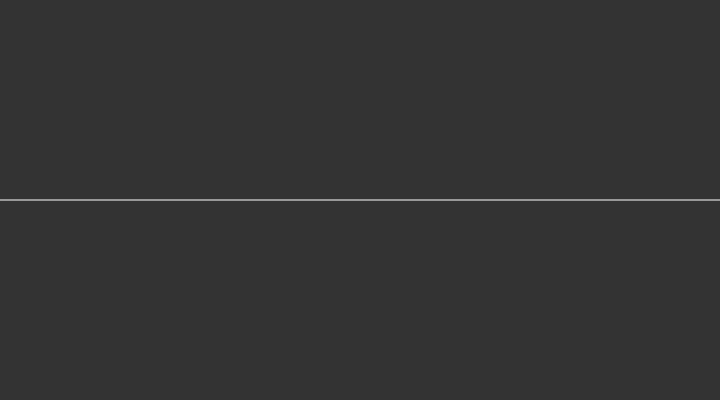
Frame 1 (no input)
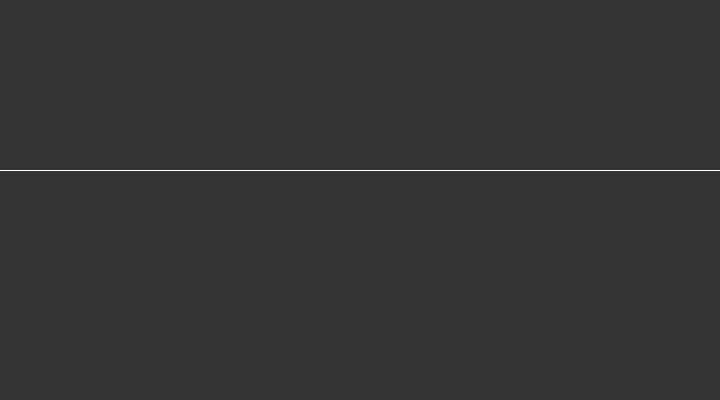
Frame 60 (no input)
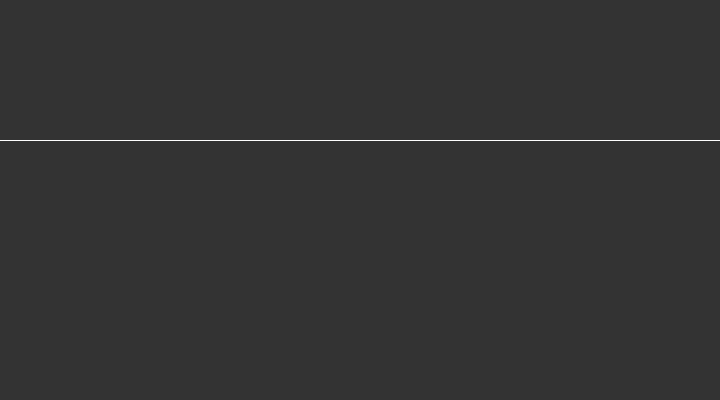
Frame 120 (the mouse pressed at the canvas centre since frame 60)

The p5.js sketch that drew these frames (run headless with seeded random() and noise() and a simulated clock; from frame 60 on, the mouse is pressed at the canvas centre):

// p5.js sketch
// ── sketch.js

let a;

function setup() {
  createCanvas(720, 400);
  stroke(255);
  a = height / 2;
}

function draw() {
  background(51);
  line(0, a, width, a);
  a = a - 0.5;
  if (a < 0) {
    a = height;
  }
}
